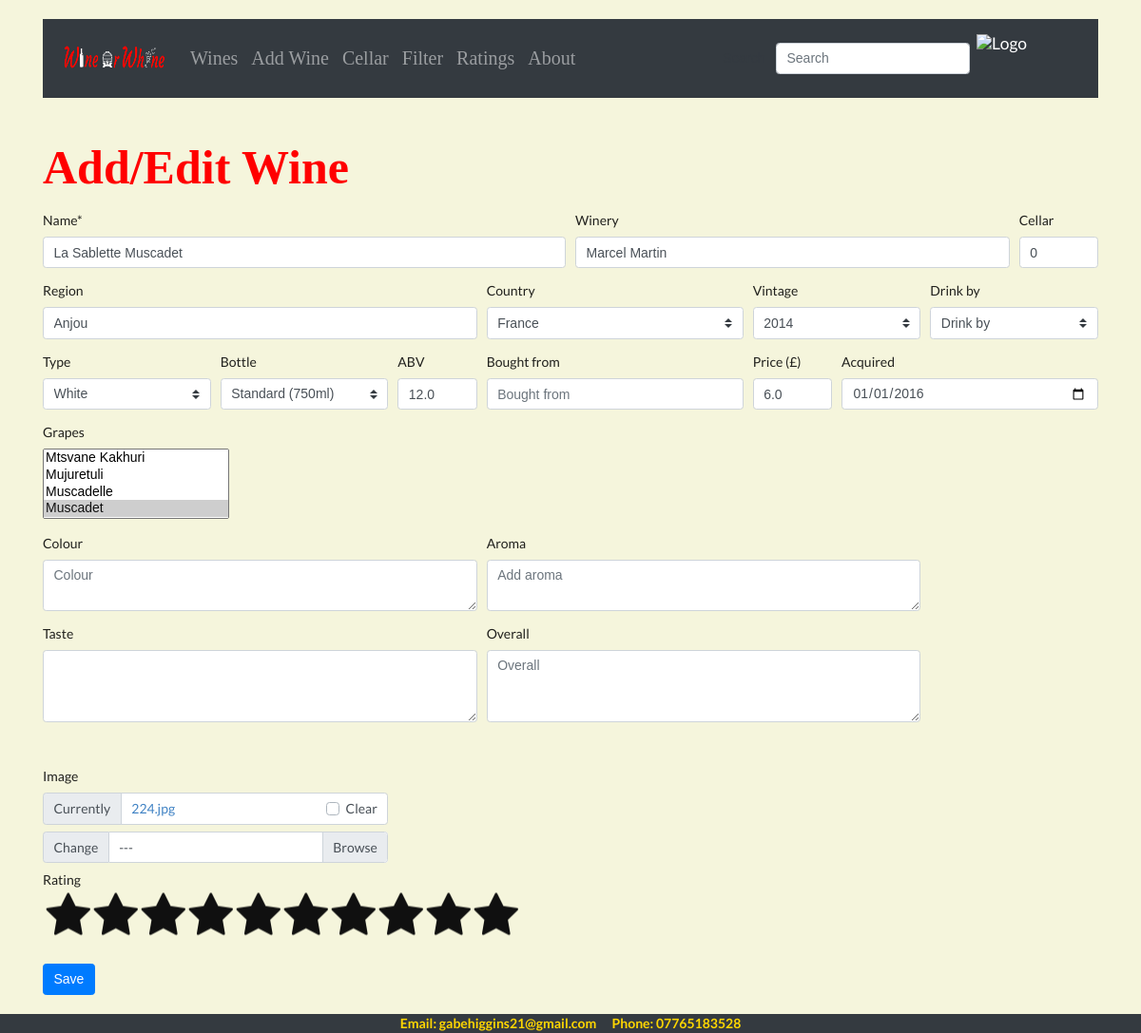
Before: /24225/edit_wine/ with the older database file.
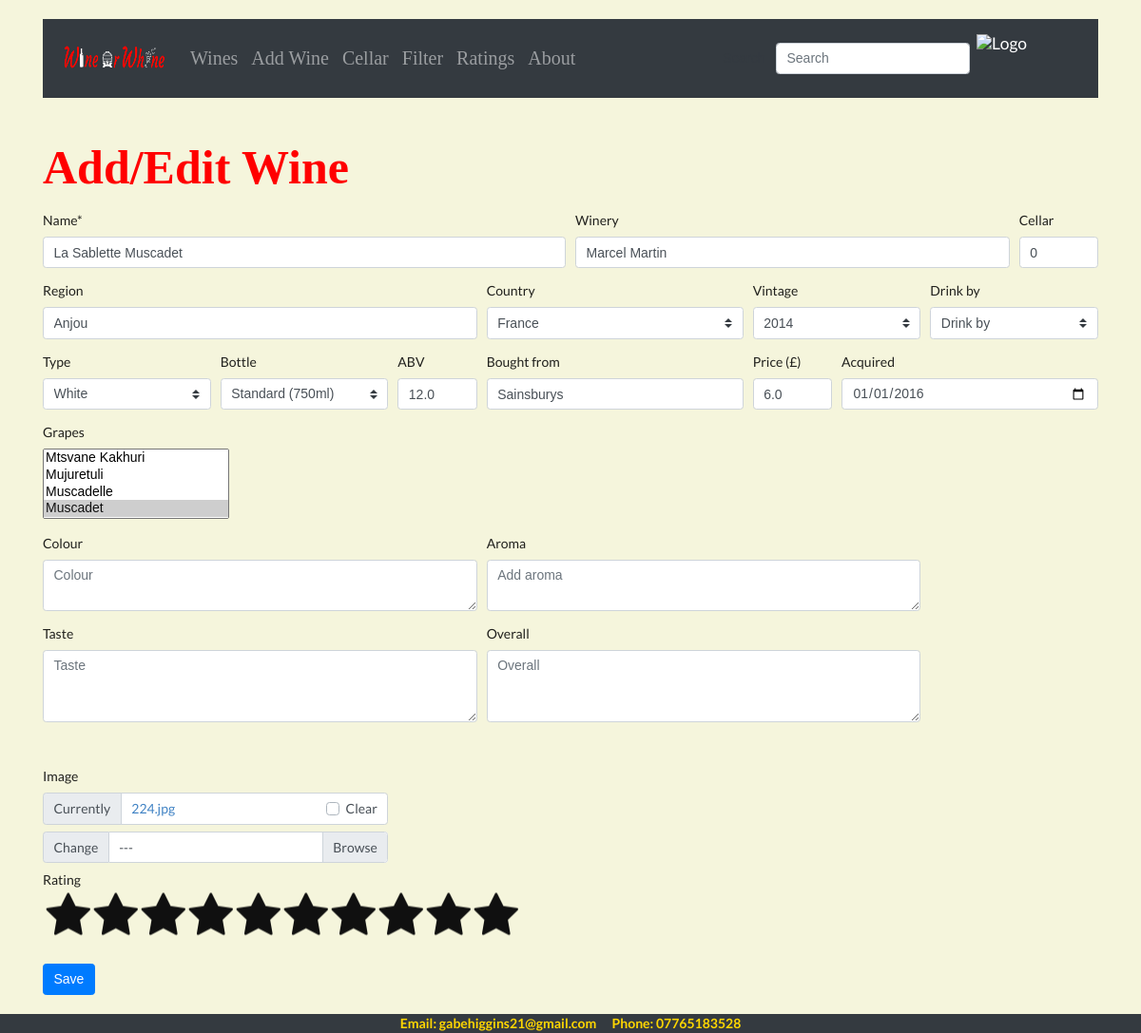
After: the same page with the newer database file.
### wineapp/models.py (models this page shows, shortened)
class Wine(models.Model):
    VINTAGE = []
    VINTAGE.append(("Unknown", "Unknown"))
    VINTAGE.append(("NV", "NV"))
    VINTAGE.append(("Solera System", "Solera System"))
    for y in reversed(range(1875, (datetime.datetime.now().year + 1))):
        VINTAGE.append((str(y), str(y)))
    VINTAGE = [('','Choose vintage')] + VINTAGE
    DRINK_BY = []
    for y in range(datetime.datetime.now().year, (datetime.datetime.now().year + 30)):
        DRINK_BY.append((str(y), str(y)))
    DRINK_BY = [('','Drink by')] + DRINK_BY
    BOTTLE_SIZES = [
        ('Split (187ml)', 'Split (187ml)'),
        ('Quarter (200ml)', 'Quarter (200ml)'),
        ('Half (375ml)', 'Half (375ml)'),
        ('Jennie (500ml)', 'Jennie (500ml)'),
        ('Clavelin (620ml)', 'Clavelin (620ml)'),
        ('Standard (750ml)', 'Standard (750ml)'),
        ('Litre (1L)', 'Litre (1L)'),
        ('Magnum (1.5L)', 'Magnum (1.5L)'),
        ('Jeroboam (3L)', 'Jeroboam (3L)'),
        ('Rehoboam (4.5L)', 'Rehoboam (4.5L)'),
        ('Methuselah (6L)', 'Methuselah (6L)'),
        ('Imperial (6L)', 'Imperial (6L)'),
        ('Salmanazar (9L)', 'Salmanazar (9L)'),
        ('Balthazar (12L)', 'Balthazar (12L)'),
        ('Nebuchadnezzar (15L)', 'Nebuchadnezzar (15L)'),
        ('Melchior (18L)', 'Melchior (18L)'),
        ('Solomon (20L)', 'Solomon (20L)'),
        ('Sovereign (26L)', 'Sovereign (26L)'),
        ('Goliath (27L)', 'Goliath (27L)'),
        ('Melchizedek (30L)', 'Melchizedek (30L)'),
    ]
    BOTTLE_SIZES = [('','Choose bottle size')] + BOTTLE_SIZES
    RATING =[
        (1, 1),
        (2, 2),
        (3, 3),
        (4, 4),
        (5, 5),
        (6, 6),
        (7, 7),
        (8, 8),
        (9, 9),
        (10, 10),
    ]
    name = models.CharField(max_length=255, blank=False, unique=False)
    winery = models.CharField(max_length=100, blank=True, null=True)
    vintage = models.CharField(choices=VINTAGE, max_length=20, blank=True, null=True)
    bottle = models.CharField(choices=BOTTLE_SIZES, max_length=100, blank=True, null=True, default=None)
    region = models.CharField(max_length=100, blank=True, null=True)
    type = models.ForeignKey('type', max_length=50, blank=True, null=True, default="", on_delete=models.CASCADE)
    country = models.ForeignKey('country', blank=True, null=True, default="", on_delete=models.CASCADE)
    grapes = models.ManyToManyField('grapes', blank=True, related_name='grape_set')
    cellar = models.IntegerField(blank=True, null=True, default=0)
    bought_from = models.CharField(max_length=100, blank=True, null=True)
    rating = models.PositiveSmallIntegerField(choices=RATING, null=True, default=0)
    abv = models.FloatField(default=0.0, blank=True, null=True)
    price = models.FloatField(null=True, blank=True, default=0.0)
    colour = models.TextField(blank=True, null=True)
    aroma = models.TextField(blank=True, null=True)
    taste = models.TextField(blank=True, null=True)
    overall = models.TextField(blank=True, null=True)
    acquired = models.DateField(blank=True, null=True)
    drink_by = models.CharField(choices=DRINK_BY, max_length=20, blank=True, null=True)
    posted_on = models.DateTimeField(auto_now=True, blank=True)
    image = models.ImageField(max_length=255, blank=True, null=True)
    success_message = "%(name)s was created successfully"
    class Meta:
        get_latest_by = 'posted_on'

### wineapp/views.py (the view)
# urls.py: path('<int:id>/edit_wine/', edit_wine, name='edit_wine'),
def edit_wine(request, id):
    wine = get_object_or_404(Wine, id=id)
    if request.method == "POST":
        form = WineForm(request.POST, request.FILES, instance=wine)
        if form.is_valid():
            data = request.POST.copy()
            wine = form.save(commit=False)
            wine.posted_on = datetime.datetime.now()
            wine.save()
            form.save_m2m()
            messages.success(request, data.get('name') + " has been edited successfully.")
            return redirect('show_messages')
        else:
            form = WineForm(instance=wine)
            messages.error(request, 'Wine was not saved')
            return redirect(request, "wineapp/add_wine.html")
    else:
        form = WineForm(instance=wine)
    return render(request, 'wineapp/add_wine.html', {'form': form})

### wineapp/models.py (called while the page is built)
    def __str__ (self):
        return self.name

    def __str__ (self):
        return self.name

    def __str__ (self):
        return self.name

### wineapp/templates/wineapp/add_wine.html (shortened to what this page needs)
{% extends 'base.html' %}
{% load static %}
{% load crispy_forms_tags %}
{% block content %}
 <link rel="stylesheet" type="text/css" href="{% static 'wineapp/rating.css' %}">
<h1 style="color:red; font-size:50px; font-family: Times New Roman, Times, serif;"><b>Add/Edit Wine</b></h1>
  <form method="post" enctype="multipart/form-data">
    {{ form.media }}
    <div class="form-row">
      <div class="form-group col-md-6 mb-0">
        {{ form.name|as_crispy_field }}
      </div>
      <div class="form-group col-md-5 mb-0">
        {{ form.winery|as_crispy_field }}
      </div>
      <div class="form-group col-md-1 mb-0">
        {{ form.cellar|as_crispy_field }}
      </div>
    </div>
    <div class="form-row">
      <div class="form-group col-md-5 mb-0">
        {{ form.region|as_crispy_field }}
      </div>
      <div class="form-group col-md-3 mb-0 justify-content-end">
        {{ form.country|as_crispy_field }}
      </div>
      <div class="form-group col-md-2 mb-0">
        {{ form.vintage|as_crispy_field }}
      </div>
      <div class="form-group col-md-2 mb-0">
        {{ form.drink_by|as_crispy_field }}
      </div>
    </div>
    <div class="form-row">
      <div class="form-group col-md-2 mb-0">
        {{ form.type|as_crispy_field }}
      </div>
      <div class="form-group col-md-2 mb-0">
        {{ form.bottle|as_crispy_field }}
      </div>
      <div class="form-group col-md-1 mb-0">
        {{ form.abv|as_crispy_field }}
      </div>
      <div class="form-group col-md-3 mb-0">
        {{ form.bought_from|as_crispy_field }}
      </div>
      <div class="form-group col-md-1 mb-0">
        {{ form.price|as_crispy_field }}
      </div>
      <div class="form-group col-md-3 mb-0">
        {{ form.acquired|as_crispy_field }}
      </div>
    </div>
    <div class="form-row">
      <div class="form-group col-md-4 mb-0">
        {{ form.grapes|as_crispy_field }}
      </div>
    </div>
    <div class="form-row">
      <div class="form-group col-md-5 mb-0">
        {{ form.colour|as_crispy_field }}
      </div>
      <div class="form-group col-md-5 mb-0">
        {{ form.aroma|as_crispy_field }}
      </div>
    </div>
    <div class="form-row">
      <div class="form-group col-md-5 mb-0">
        {{ form.taste|as_crispy_field }}
      </div>
      <div class="form-group col-md-5 mb-0">
        {{ form.overall|as_crispy_field }}
      </div>
    </div>
    <div class="form-row">
      <div class="form-group col-md-4 mb-50">
        <div class="custom-file">
            {{ form.image|as_crispy_field }}
        </div>
      </div>
    </div>
    <div class="form-row">
        <div class="form-group col-md-5 mb-500">
          <span>Rating</span>
        </div>
    </div>
      <div class="form-row">
        <div class="form-group col-md-5 mb-500">
            <div class="rating">
            </div>
      </div>
    </div>
    <div class="form-row" style="padding-top: 50px; padding-bottom: 20px;">
      <div class="form-group col-md-4 mb-0">
        <button type="submit" class="btn btn-primary">Save</button>
      </div>
    </div>
</form>
{% endblock %}

### wineapp/templates/base.html (shortened to what this page needs)
{% load static %}
<!doctype html>
<html lang="en">
<head>
  <link rel="stylesheet" href="https://stackpath.bootstrapcdn.com/bootstrap/4.4.1/css/bootstrap.min.css">
  <link rel="stylesheet" type='text/css' href="https://cdnjs.cloudflare.com/ajax/libs/semantic-ui/2.2.14/semantic.min.css">
  <link rel="stylesheet" href="https://cdnjs.cloudflare.com/ajax/libs/Chart.js/2.8.0/Chart.min.css"/>
  <link rel="stylesheet" type="text/css" href="{% static 'wineapp/custom_table.css' %}">
   <link href="https://stackpath.bootstrapcdn.com/font-awesome/4.7.0/css/font-awesome.min.css" rel="stylesheet">
</head>
<body>
  <br>
  <div class="container">
    {% block navbar %}
      <nav class="navbar navbar-expand-md bg-dark navbar-dark">
        <a class="navbar-brand" href="{% url "home" %}"><img src={% static 'img/home_button.png' %} width="120" height="60" class="d-inline-block mr-auto" alt="Logo"></a>
        <div class="collapse navbar-collapse" id="collapsibleNavbar">
          <ul class="navbar-nav mr-auto" style="font-size: 20px; font-family:'Times New Roman', Times, serif;">
            <li class="nav-item">
              <a href="{% url "wine_list" %}" class="nav-link">Wines</a>
            </li>
            <li class="nav-item">
              <a href="{% url "add_wine" %}" class="nav-link">Add Wine</a>
            </li>
            <li class="nav-item">
              <a href="{% url "cellar" %}" class="nav-link" >Cellar</a>
            </li>
            <li class="nav-item">
              <a href="{% url "wine_filter" %}" class="nav-link" >Filter</a>
            </li>
            <li class="nav-item">
              <a href="{% url "rating" %}" class="nav-link" >Ratings</a>
            </li>
            <li class="nav-item">
              <a href="{% url "about" %}" class="nav-link" >About</a>
            </li>
          </ul>
          <form class="form-inline my-2 my-lg-0" action="{% url 'search' %}" method="GET" value="{{request.GET.q}}">
            <button class="btn btn-outline-dark my-2 my-sm-0" type="submit" name="submit" value="Search">Search</button>
            <input class="form-control mr-sm-2" type="text" name="q" value="{{ request.GET.q }}" placeholder="Search" aria-label="Search">
          </form>
          <a class="navbar-brand" href="#"><img src={% static 'img/navbar_logo2.png' %} width="100" height="50" class="d-inline-block mr-auto" alt="Logo"></a>
        </div>
      </nav>
  </div>
    {% endblock %}
  <br>
  <div class="container" width="80%">
    {% block content %}
    {% endblock %}
  </div>
  </body>
  {% block footer %}
    <footer class="bg-dark h-30">
      <div class="container text-center">
        <span style="color:gold;font-weight:bold">Email: gabehiggins21@gmail.com &nbsp;&nbsp;&nbsp;&nbsp; Phone: 07765183528</span>
      </div>
    </footer>
  {% endblock %}
</html>

### wineapp/static/wineapp/rating.css (style rules this page uses)
.rating { position: absolute; transform: translate(-0%, 50%) rotateY(180deg); display: flex; }

### wineapp/templates/base.html (style rules this page uses)
body { background-color: beige; }

Changed rows visible on the page:
changed Wine "Image Currently 224.jpg Clear Change ---": bought_from (not shown) → "Sainsburys"
